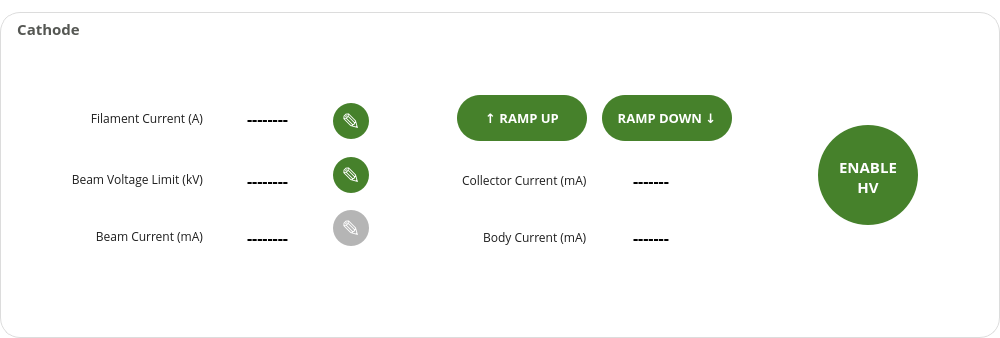
         <widget class="QGroupBox" name="dxm_group">
          <property name="enabled">
           <bool>true</bool>
          </property>
          <property name="sizePolicy">
           <sizepolicy hsizetype="Expanding" vsizetype="Expanding">
            <horstretch>0</horstretch>
            <verstretch>0</verstretch>
           </sizepolicy>
          </property>
          <property name="minimumSize">
           <size>
            <width>600</width>
            <height>210</height>
           </size>
          </property>
          <property name="maximumSize">
           <size>
            <width>10000</width>
            <height>100000</height>
           </size>
          </property>
          <property name="font">
           <font>
            <family>Open Sans</family>
            <pointsize>11</pointsize>
            <weight>75</weight>
            <bold>true</bold>
            <kerning>true</kerning>
           </font>
          </property>
          <property name="autoFillBackground">
           <bool>false</bool>
          </property>
          <property name="styleSheet">
           <string notr="true">QGroupBox {
/*border: 1px solid rgb(180, 180, 180);*/
border: none;
background: white;
border-radius: 20px;
margin-top: 12px;
border: 1px solid rgb(220,220,220);
}

QGroupBox::title {
subcontrol-origin: margin;
/*left: 20px;*/
padding: 0px 3px;
left: 12px;
top: 18px;
color: rgb(85, 87, 83);
}

QGroupBox::title:disabled {
color: rgb(180,180,180);
}</string>
          </property>
          <property name="title">
           <string>Cathode</string>
          </property>
          <property name="flat">
           <bool>false</bool>
          </property>
          <property name="checkable">
           <bool>false</bool>
          </property>
          <layout class="QGridLayout" name="gridLayout_2" rowstretch="8,0,1,0,1,0,8" columnstretch="8,0,0,0,1,0,0,8,0,8">
           <property name="leftMargin">
            <number>0</number>
           </property>
           <property name="horizontalSpacing">
            <number>15</number>
           </property>
           <item row="3" column="5" alignment="Qt::AlignRight">
            <widget class="QLabel" name="label_8">
             <property name="maximumSize">
              <size>
               <width>16777215</width>
               <height>20</height>
              </size>
             </property>
             <property name="font">
              <font>
               <family>Open Sans</family>
               <pointsize>9</pointsize>
              </font>
             </property>
             <property name="styleSheet">
              <string notr="true">QLabel{ background: none; color: rgb(30,30,30); }
QLabel:disabled{ color: rgb(180,180,180); }</string>
             </property>
             <property name="text">
              <string>Collector Current (mA)</string>
             </property>
            </widget>
           </item>
           <item row="3" column="2" alignment="Qt::AlignHCenter|Qt::AlignVCenter">
            <widget class="QLineEdit" name="beam_volt_edit">
             <property name="minimumSize">
              <size>
               <width>100</width>
               <height>36</height>
              </size>
             </property>
             <property name="maximumSize">
              <size>
               <width>100</width>
               <height>36</height>
              </size>
             </property>
             <property name="font">
              <font>
               <family>Open Sans</family>
               <pointsize>12</pointsize>
               <weight>75</weight>
               <bold>true</bold>
              </font>
             </property>
             <property name="styleSheet">
              <string notr="true">QLineEdit { height: 34px; border-radius: 17px; border: none; background: white; color: black; }
QLineEdit:disabled { color: white; }
</string>
             </property>
             <property name="text">
              <string>--------</string>
             </property>
             <property name="alignment">
              <set>Qt::AlignCenter</set>
             </property>
             <property name="readOnly">
              <bool>true</bool>
             </property>
            </widget>
           </item>
           <item row="0" column="3">
            <spacer name="verticalSpacer_2">
             <property name="orientation">
              <enum>Qt::Vertical</enum>
             </property>
             <property name="sizeHint" stdset="0">
              <size>
               <width>20</width>
               <height>40</height>
              </size>
             </property>
            </spacer>
           </item>
           <item row="5" column="1" alignment="Qt::AlignRight|Qt::AlignVCenter">
            <widget class="QLabel" name="dxm_curr_label">
             <property name="enabled">
              <bool>true</bool>
             </property>
             <property name="font">
              <font>
               <family>Open Sans</family>
               <pointsize>9</pointsize>
              </font>
             </property>
             <property name="styleSheet">
              <string notr="true">QLabel{ background: none; color: rgb(30,30,30); }
QLabel:disabled{ color: rgb(180,180,180); }</string>
             </property>
             <property name="text">
              <string>Beam Current (mA)</string>
             </property>
             <property name="alignment">
              <set>Qt::AlignRight|Qt::AlignTrailing|Qt::AlignVCenter</set>
             </property>
            </widget>
           </item>
           <item row="3" column="0">
            <spacer name="horizontalSpacer">
             <property name="orientation">
              <enum>Qt::Horizontal</enum>
             </property>
             <property name="sizeHint" stdset="0">
              <size>
               <width>60</width>
               <height>20</height>
              </size>
             </property>
            </spacer>
           </item>
           <item row="3" column="9">
            <spacer name="horizontalSpacer_2">
             <property name="orientation">
              <enum>Qt::Horizontal</enum>
             </property>
             <property name="sizeHint" stdset="0">
              <size>
               <width>60</width>
               <height>20</height>
              </size>
             </property>
            </spacer>
           </item>
           <item row="6" column="3">
            <spacer name="verticalSpacer">
             <property name="orientation">
              <enum>Qt::Vertical</enum>
             </property>
             <property name="sizeHint" stdset="0">
              <size>
               <width>20</width>
               <height>40</height>
              </size>
             </property>
            </spacer>
           </item>
           <item row="5" column="6" alignment="Qt::AlignLeft">
            <widget class="QLineEdit" name="body_read">
             <property name="minimumSize">
              <size>
               <width>100</width>
               <height>36</height>
              </size>
             </property>
             <property name="maximumSize">
              <size>
               <width>100</width>
               <height>36</height>
              </size>
             </property>
             <property name="font">
              <font>
               <family>Open Sans</family>
               <pointsize>12</pointsize>
               <weight>75</weight>
               <bold>true</bold>
              </font>
             </property>
             <property name="styleSheet">
              <string notr="true">QLineEdit { height: 34px; border-radius: 17px; border: none; background: white; color: black; }
QLineEdit:disabled { color: white; }
</string>
             </property>
             <property name="text">
              <string>-------</string>
             </property>
             <property name="alignment">
              <set>Qt::AlignCenter</set>
             </property>
             <property name="readOnly">
              <bool>true</bool>
             </property>
            </widget>
           </item>
           <item row="1" column="2" alignment="Qt::AlignHCenter|Qt::AlignVCenter">
            <widget class="QLineEdit" name="fil_curr_edit">
             <property name="minimumSize">
              <size>
               <width>100</width>
               <height>36</height>
              </size>
             </property>
             <property name="maximumSize">
              <size>
               <width>100</width>
               <height>36</height>
              </size>
             </property>
             <property name="font">
              <font>
               <family>Open Sans</family>
               <pointsize>12</pointsize>
               <weight>75</weight>
               <bold>true</bold>
              </font>
             </property>
             <property name="styleSheet">
              <string notr="true">QLineEdit { height: 34px; border-radius: 17px; border: none; background: white; color: black; }
QLineEdit:disabled { color: white; }
</string>
             </property>
             <property name="text">
              <string>--------</string>
             </property>
             <property name="alignment">
              <set>Qt::AlignCenter</set>
             </property>
             <property name="readOnly">
              <bool>true</bool>
             </property>
            </widget>
           </item>
           <item row="1" column="8" rowspan="5">
            <widget class="QPushButton" name="dxm_hv_button">
             <property name="minimumSize">
              <size>
               <width>100</width>
               <height>100</height>
              </size>
             </property>
             <property name="maximumSize">
              <size>
               <width>100</width>
               <height>100</height>
              </size>
             </property>
             <property name="font">
              <font>
               <family>Open Sans</family>
               <pointsize>11</pointsize>
               <weight>75</weight>
               <bold>true</bold>
              </font>
             </property>
             <property name="styleSheet">
              <string notr="true">QPushButton:hover:pressed {
	background-color: qlineargradient(x1: 0, y1: 0, x2: 0, y2: 1, stop: 0 rgb(47, 91, 18), stop: 1 rgb(47, 91, 18));
}

QPushButton {
	background-color: qlineargradient(x1: 0, y1: 0, x2: 0, y2: 1, stop: 0 #46812B, stop: 1 #46812B);
	border: none;
	color: white;
	border-radius: 50px;
	padding-top: 3px;
}

QPushButton:hover {
	background-color: qlineargradient(x1: 0, y1: 0, x2: 0, y2: 1, stop: 0 #407527, stop: 1 #407527);
}

QPushButton:disabled {
	background-color: qlineargradient(x1: 0, y1: 0, x2: 0, y2: 1, stop: 0 rgb(181, 181, 181), stop: 1 rgb(181, 181, 181));
}</string>
             </property>
             <property name="text">
              <string>ENABLE
HV</string>
             </property>
            </widget>
           </item>
           <item row="3" column="4">
            <spacer name="horizontalSpacer_3">
             <property name="orientation">
              <enum>Qt::Horizontal</enum>
             </property>
             <property name="sizeHint" stdset="0">
              <size>
               <width>40</width>
               <height>20</height>
              </size>
             </property>
            </spacer>
           </item>
           <item row="3" column="6" alignment="Qt::AlignLeft">
            <widget class="QLineEdit" name="collector_read">
             <property name="enabled">
              <bool>true</bool>
             </property>
             <property name="minimumSize">
              <size>
               <width>100</width>
               <height>36</height>
              </size>
             </property>
             <property name="maximumSize">
              <size>
               <width>100</width>
               <height>36</height>
              </size>
             </property>
             <property name="font">
              <font>
               <family>Open Sans</family>
               <pointsize>12</pointsize>
               <weight>75</weight>
               <bold>true</bold>
              </font>
             </property>
             <property name="focusPolicy">
              <enum>Qt::NoFocus</enum>
             </property>
             <property name="styleSheet">
              <string notr="true">QLineEdit { height: 34px; border-radius: 17px; border: none; background: white; color: black; }
QLineEdit:disabled { color: white; }
</string>
             </property>
             <property name="text">
              <string>-------</string>
             </property>
             <property name="alignment">
              <set>Qt::AlignCenter</set>
             </property>
             <property name="readOnly">
              <bool>true</bool>
             </property>
            </widget>
           </item>
           <item row="1" column="5" alignment="Qt::AlignRight">
            <widget class="QPushButton" name="ramp_up_button">
             <property name="enabled">
              <bool>true</bool>
             </property>
             <property name="minimumSize">
              <size>
               <width>130</width>
               <height>46</height>
              </size>
             </property>
             <property name="maximumSize">
              <size>
               <width>130</width>
               <height>46</height>
              </size>
             </property>
             <property name="font">
              <font>
               <family>Open Sans</family>
               <pointsize>10</pointsize>
               <weight>75</weight>
               <bold>true</bold>
              </font>
             </property>
             <property name="styleSheet">
              <string notr="true">QPushButton:hover:pressed {
	background-color: qlineargradient(x1: 0, y1: 0, x2: 0, y2: 1, stop: 0 rgb(47, 91, 18), stop: 1 rgb(47, 91, 18));
}

QPushButton {
	background-color: qlineargradient(x1: 0, y1: 0, x2: 0, y2: 1, stop: 0 #46812B, stop: 1 #46812B);
	border: none;
	color: white;
	border-radius: 23px;
}

QPushButton:hover {
	background-color: qlineargradient(x1: 0, y1: 0, x2: 0, y2: 1, stop: 0 #407527, stop: 1 #407527);
}

QPushButton:disabled {
	background-color: qlineargradient(x1: 0, y1: 0, x2: 0, y2: 1, stop: 0 rgb(181, 181, 181), stop: 1 rgb(181, 181, 181));
}</string>
             </property>
             <property name="text">
              <string>↑ RAMP UP</string>
             </property>
            </widget>
           </item>
           <item row="3" column="1" alignment="Qt::AlignRight|Qt::AlignVCenter">
            <widget class="QLabel" name="label_3">
             <property name="font">
              <font>
               <family>Open Sans</family>
               <pointsize>9</pointsize>
              </font>
             </property>
             <property name="styleSheet">
              <string notr="true">QLabel{ background: none; color: rgb(30,30,30); }
QLabel:disabled{ color: rgb(180,180,180); }</string>
             </property>
             <property name="text">
              <string>Beam Voltage Limit (kV)</string>
             </property>
             <property name="alignment">
              <set>Qt::AlignRight|Qt::AlignTrailing|Qt::AlignVCenter</set>
             </property>
            </widget>
           </item>
           <item row="5" column="5" alignment="Qt::AlignRight">
            <widget class="QLabel" name="label_9">
             <property name="font">
              <font>
               <family>Open Sans</family>
               <pointsize>9</pointsize>
              </font>
             </property>
             <property name="styleSheet">
              <string notr="true">QLabel{ background: none; color: rgb(30,30,30); }
QLabel:disabled{ color: rgb(180,180,180); }</string>
             </property>
             <property name="text">
              <string>Body Current (mA)</string>
             </property>
            </widget>
           </item>
           <item row="1" column="1" alignment="Qt::AlignRight|Qt::AlignVCenter">
            <widget class="QLabel" name="label">
             <property name="minimumSize">
              <size>
               <width>125</width>
               <height>34</height>
              </size>
             </property>
             <property name="maximumSize">
              <size>
               <width>125</width>
               <height>34</height>
              </size>
             </property>
             <property name="font">
              <font>
               <family>Open Sans</family>
               <pointsize>9</pointsize>
               <kerning>true</kerning>
              </font>
             </property>
             <property name="styleSheet">
              <string notr="true">QLabel{ background: none; color: rgb(30,30,30); }
QLabel:disabled{ color: rgb(180,180,180); }</string>
             </property>
             <property name="text">
              <string>Filament Current (A)</string>
             </property>
             <property name="alignment">
              <set>Qt::AlignRight|Qt::AlignTrailing|Qt::AlignVCenter</set>
             </property>
            </widget>
           </item>
           <item row="1" column="3" rowspan="5">
            <widget class="QFrame" name="frame">
             <property name="minimumSize">
              <size>
               <width>100</width>
               <height>0</height>
              </size>
             </property>
             <property name="maximumSize">
              <size>
               <width>100</width>
               <height>16777215</height>
              </size>
             </property>
             <property name="styleSheet">
              <string notr="true">border: none; background: none;</string>
             </property>
             <property name="frameShape">
              <enum>QFrame::StyledPanel</enum>
             </property>
             <property name="frameShadow">
              <enum>QFrame::Raised</enum>
             </property>
             <layout class="QVBoxLayout" name="verticalLayout_2">
              <property name="spacing">
               <number>0</number>
              </property>
              <property name="leftMargin">
               <number>0</number>
              </property>
              <property name="topMargin">
               <number>0</number>
              </property>
              <property name="rightMargin">
               <number>0</number>
              </property>
              <property name="bottomMargin">
               <number>0</number>
              </property>
              <item alignment="Qt::AlignLeft|Qt::AlignVCenter">
               <widget class="QPushButton" name="fil_curr_button">
                <property name="minimumSize">
                 <size>
                  <width>36</width>
                  <height>36</height>
                 </size>
                </property>
                <property name="maximumSize">
                 <size>
                  <width>100000</width>
                  <height>36</height>
                 </size>
                </property>
                <property name="font">
                 <font>
                  <family>Open Sans</family>
                  <pointsize>17</pointsize>
                 </font>
                </property>
                <property name="styleSheet">
                 <string notr="true">QPushButton:hover:pressed {
	background-color: qlineargradient(x1: 0, y1: 0, x2: 0, y2: 1, stop: 0 #2f5b12, stop: 1 #2f5b12);
}

QPushButton {
	background-color: qlineargradient(x1: 0, y1: 0, x2: 0, y2: 1, stop: 0 #46812B, stop: 1 #46812B);
	border: none;
	border-radius: 18px;
	color: white;
	height: 36px;
	width: 36px;
}

QPushButton:hover {
	background-color: qlineargradient(x1: 0, y1: 0, x2: 0, y2: 1, stop: 0 #407527, stop: 1 #407527);
}

QPushButton:disabled {
	background-color: qlineargradient(x1: 0, y1: 0, x2: 0, y2: 1, stop: 0 rgb(181, 181, 181), stop: 1 rgb(181, 181, 181));
}</string>
                </property>
                <property name="text">
                 <string>✎</string>
                </property>
               </widget>
              </item>
              <item alignment="Qt::AlignLeft|Qt::AlignVCenter">
               <widget class="QPushButton" name="beam_volt_button">
                <property name="minimumSize">
                 <size>
                  <width>36</width>
                  <height>36</height>
                 </size>
                </property>
                <property name="maximumSize">
                 <size>
                  <width>100000</width>
                  <height>36</height>
                 </size>
                </property>
                <property name="font">
                 <font>
                  <family>Open Sans</family>
                  <pointsize>17</pointsize>
                 </font>
                </property>
                <property name="styleSheet">
                 <string notr="true">QPushButton:hover:pressed {
	background-color: qlineargradient(x1: 0, y1: 0, x2: 0, y2: 1, stop: 0 #2f5b12, stop: 1 #2f5b12);
}

QPushButton {
	background-color: qlineargradient(x1: 0, y1: 0, x2: 0, y2: 1, stop: 0 #46812B, stop: 1 #46812B);
	border: none;
	border-radius: 18px;
	color: white;
	height: 36px;
	width: 36px;
}

QPushButton:hover {
	background-color: qlineargradient(x1: 0, y1: 0, x2: 0, y2: 1, stop: 0 #407527, stop: 1 #407527);
}

QPushButton:disabled {
	background-color: qlineargradient(x1: 0, y1: 0, x2: 0, y2: 1, stop: 0 rgb(181, 181, 181), stop: 1 rgb(181, 181, 181));
}</string>
                </property>
                <property name="text">
                 <string>✎</string>
                </property>
               </widget>
              </item>
              <item alignment="Qt::AlignLeft|Qt::AlignVCenter">
               <widget class="QPushButton" name="beam_curr_button">
                <property name="enabled">
                 <bool>false</bool>
                </property>
                <property name="minimumSize">
                 <size>
                  <width>36</width>
                  <height>36</height>
                 </size>
                </property>
                <property name="maximumSize">
                 <size>
                  <width>100000</width>
                  <height>36</height>
                 </size>
                </property>
                <property name="font">
                 <font>
                  <family>Open Sans</family>
                  <pointsize>17</pointsize>
                 </font>
                </property>
                <property name="styleSheet">
                 <string notr="true">QPushButton:hover:pressed {
	background-color: qlineargradient(x1: 0, y1: 0, x2: 0, y2: 1, stop: 0 #2f5b12, stop: 1 #2f5b12);
}

QPushButton {
	background-color: qlineargradient(x1: 0, y1: 0, x2: 0, y2: 1, stop: 0 #46812B, stop: 1 #46812B);
	border: none;
	border-radius: 18px;
	color: white;
	height: 36px;
	width: 36px;
}

QPushButton:hover {
	background-color: qlineargradient(x1: 0, y1: 0, x2: 0, y2: 1, stop: 0 #407527, stop: 1 #407527);
}

QPushButton:disabled {
	background-color: qlineargradient(x1: 0, y1: 0, x2: 0, y2: 1, stop: 0 rgb(181, 181, 181), stop: 1 rgb(181, 181, 181));
}</string>
                </property>
                <property name="text">
                 <string>✎</string>
                </property>
               </widget>
              </item>
             </layout>
            </widget>
           </item>
           <item row="1" column="6" alignment="Qt::AlignLeft">
            <widget class="QPushButton" name="ramp_down_button">
             <property name="enabled">
              <bool>true</bool>
             </property>
             <property name="minimumSize">
              <size>
               <width>130</width>
               <height>46</height>
              </size>
             </property>
             <property name="maximumSize">
              <size>
               <width>130</width>
               <height>46</height>
              </size>
             </property>
             <property name="font">
              <font>
               <family>Open Sans</family>
               <pointsize>10</pointsize>
               <weight>75</weight>
               <bold>true</bold>
              </font>
             </property>
             <property name="styleSheet">
              <string notr="true">QPushButton:hover:pressed {
	background-color: qlineargradient(x1: 0, y1: 0, x2: 0, y2: 1, stop: 0 rgb(47, 91, 18), stop: 1 rgb(47, 91, 18));
}

QPushButton {
	background-color: qlineargradient(x1: 0, y1: 0, x2: 0, y2: 1, stop: 0 #46812B, stop: 1 #46812B);
	border: none;
	color: white;
	border-radius: 23px;
}

QPushButton:hover {
	background-color: qlineargradient(x1: 0, y1: 0, x2: 0, y2: 1, stop: 0 #407527, stop: 1 #407527);
}

QPushButton:disabled {
	background-color: qlineargradient(x1: 0, y1: 0, x2: 0, y2: 1, stop: 0 rgb(181, 181, 181), stop: 1 rgb(181, 181, 181));
}</string>
             </property>
             <property name="text">
              <string>RAMP DOWN ↓</string>
             </property>
            </widget>
           </item>
           <item row="2" column="1">
            <spacer name="verticalSpacer_3">
             <property name="orientation">
              <enum>Qt::Vertical</enum>
             </property>
             <property name="sizeHint" stdset="0">
              <size>
               <width>20</width>
               <height>40</height>
              </size>
             </property>
            </spacer>
           </item>
           <item row="5" column="2" alignment="Qt::AlignHCenter|Qt::AlignVCenter">
            <widget class="QLineEdit" name="beam_curr_edit">
             <property name="enabled">
              <bool>true</bool>
             </property>
             <property name="minimumSize">
              <size>
               <width>100</width>
               <height>36</height>
              </size>
             </property>
             <property name="maximumSize">
              <size>
               <width>100</width>
               <height>36</height>
              </size>
             </property>
             <property name="font">
              <font>
               <family>Open Sans</family>
               <pointsize>12</pointsize>
               <weight>75</weight>
               <bold>true</bold>
              </font>
             </property>
             <property name="styleSheet">
              <string notr="true">QLineEdit { height: 34px; border-radius: 17px; border: none; background: white; color: black; }
QLineEdit:disabled { color: white; }
</string>
             </property>
             <property name="text">
              <string>--------</string>
             </property>
             <property name="alignment">
              <set>Qt::AlignCenter</set>
             </property>
             <property name="readOnly">
              <bool>true</bool>
             </property>
            </widget>
           </item>
           <item row="3" column="7">
            <spacer name="horizontalSpacer_4">
             <property name="orientation">
              <enum>Qt::Horizontal</enum>
             </property>
             <property name="sizeHint" stdset="0">
              <size>
               <width>60</width>
               <height>20</height>
              </size>
             </property>
            </spacer>
           </item>
           <item row="4" column="1">
            <spacer name="verticalSpacer_4">
             <property name="orientation">
              <enum>Qt::Vertical</enum>
             </property>
             <property name="sizeHint" stdset="0">
              <size>
               <width>20</width>
               <height>40</height>
              </size>
             </property>
            </spacer>
           </item>
          </layout>
         </widget>
